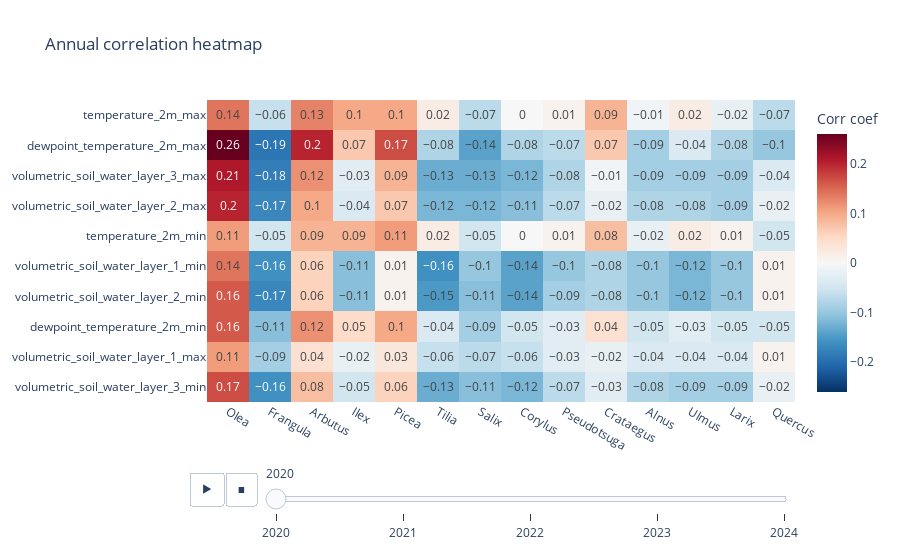

Notebook code cell kept with this figure:
### Code cell
top_genus = pd.concat(corrs).abs().agg('max').sort_values(ascending=False).index[:14].tolist()
top_climate = pd.concat(corrs).T.abs().agg('max').sort_values(ascending=False).index[:14].tolist()

zmax = max([corr.abs().max().max() for corr in corrs])
fig = px.imshow(
    np.array([corr[top_genus].loc[top_climate] for corr in corrs]),
    animation_frame=0,
    labels=dict(color="Corr coef"),
    x=top_genus,
    y=top_climate,
    title='Annual correlation heatmap',
    color_continuous_scale='RdBu_r',
    text_auto=True, aspect='auto', 
    zmin=-zmax, 
    zmax=zmax, 
    height=500
)
fig.layout.sliders[0]['currentvalue']['prefix'] = ''
for year, step in zip(eval_years, fig.layout.sliders[0].steps):
    step.label = str(year)
fig

### Figure 1 — Plotly figure (JSON) as saved in the notebook; plotly's stock layout.template omitted (floating-point values rounded to 4 significant figures; data arrays with more than 128 entries replaced by an {"elided": "..."} marker saying what was removed)
{"data": [{"coloraxis": "coloraxis", "hovertemplate": "x: %{x}<br>y: %{y}<br>Corr coef: %{z}<extra></extra>", "name": "0", "texttemplate": "%{z}", "type": "heatmap", "x": ["Olea", "Frangula", "Arbutus", "Ilex", "Picea", "Tilia", "Salix", "Corylus", "Pseudotsuga", "Crataegus", "Alnus", "Ulmus", "Larix", "Quercus"], "xaxis": "x", "y": ["temperature_2m_max", "dewpoint_temperature_2m_max", "volumetric_soil_water_layer_3_max", "volumetric_soil_water_layer_2_max", "temperature_2m_min", "volumetric_soil_water_layer_1_min", "volumetric_soil_water_layer_2_min", "volumetric_soil_water_layer_1_min", "dewpoint_temperature_2m_min", "volumetric_soil_water_layer_1_max", "volumetric_soil_water_layer_3_min", "volumetric_soil_water_layer_2_min", "temperature_2m_min", "volumetric_soil_water_layer_2_min"], "yaxis": "y", "z": {"elided": "14x14 float values"}}], "layout": {"autosize": true, "coloraxis": {"cmax": 0.26, "cmin": -0.26, "colorbar": {"title": {"text": "Corr coef"}}, "colorscale": [[0, "rgb(5,48,97)"], [0.1, "rgb(33,102,172)"], [0.2, "rgb(67,147,195)"], [0.3, "rgb(146,197,222)"], [0.4, "rgb(209,229,240)"], [0.5, "rgb(247,247,247)"], [0.6, "rgb(253,219,199)"], [0.7, "rgb(244,165,130)"], [0.8, "rgb(214,96,77)"], [0.9, "rgb(178,24,43)"], [1, "rgb(103,0,31)"]]}, "sliders": [{"active": 0, "currentvalue": {"prefix": ""}, "len": 0.9, "pad": {"b": 10, "t": 60}, "steps": [{"args": [["0"], {"frame": {"duration": 0, "redraw": true}, "fromcurrent": true, "mode": "immediate", "transition": {"duration": 0, "easing": "linear"}}], "label": "2020", "method": "animate"}, {"args": [["1"], {"frame": {"duration": 0, "redraw": true}, "fromcurrent": true, "mode": "immediate", "transition": {"duration": 0, "easing": "linear"}}], "label": "2021", "method": "animate"}, {"args": [["2"], {"frame": {"duration": 0, "redraw": true}, "fromcurrent": true, "mode": "immediate", "transition": {"duration": 0, "easing": "linear"}}], "label": "2022", "method": "animate"}, {"args": [["3"], {"frame": {"duration": 0, "redraw": true}, "fromcurrent": true, "mode": "immediate", "transition": {"duration": 0, "easing": "linear"}}], "label": "2023", "method": "animate"}, {"args": [["4"], {"frame": {"duration": 0, "redraw": true}, "fromcurrent": true, "mode": "immediate", "transition": {"duration": 0, "easing": "linear"}}], "label": "2024", "method": "animate"}], "x": 0.1, "xanchor": "left", "y": 0, "yanchor": "top"}], "title": {"text": "Annual correlation heatmap"}, "updatemenus": [{"buttons": [{"args": [null, {"frame": {"duration": 500, "redraw": true}, "fromcurrent": true, "mode": "immediate", "transition": {"duration": 500, "easing": "linear"}}], "label": "&#9654;", "method": "animate"}, {"args": [[null], {"frame": {"duration": 0, "redraw": true}, "fromcurrent": true, "mode": "immediate", "transition": {"duration": 0, "easing": "linear"}}], "label": "&#9724;", "method": "animate"}], "direction": "left", "pad": {"r": 10, "t": 70}, "showactive": false, "type": "buttons", "x": 0.1, "xanchor": "right", "y": 0, "yanchor": "top"}], "xaxis": {"anchor": "y", "autorange": true, "domain": [0, 1], "range": [-0.5, 13.5], "type": "category"}, "yaxis": {"anchor": "x", "autorange": true, "domain": [0, 1], "range": [9.5, -0.5], "type": "category"}}}
